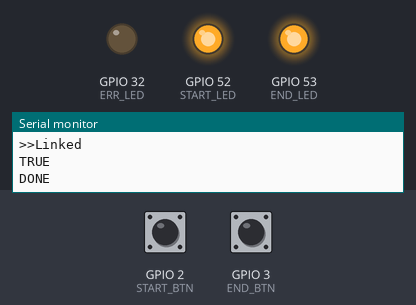
A sketch run on a simulated ESP32. Shown: output pins drawn as LEDs (lit = HIGH), the last lines printed to the serial monitor. Inputs (shaded band) come from the test bench; at power-on: GPIO 2 (START_BTN) HIGH, GPIO 3 (END_BTN) HIGH. The modem accepts every AT command (registered, SIM ready, sends succeed) and sends nothing else.

Above: at 11.4 s.
11.5 s: GPIO 2 (START_BTN) pulled LOW for 0.15 s
At 12.2 s:
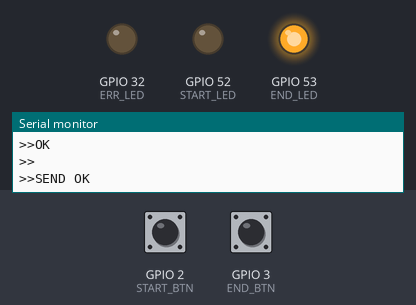
18.3 s: GPIO 3 (END_BTN) pulled LOW for 0.15 s
At 19.0 s:
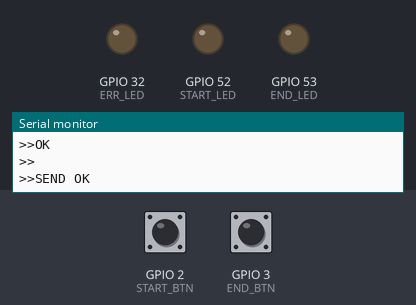
21.4 s: GPIO 2 (START_BTN) pulled LOW for 1 s
At 22.8 s:
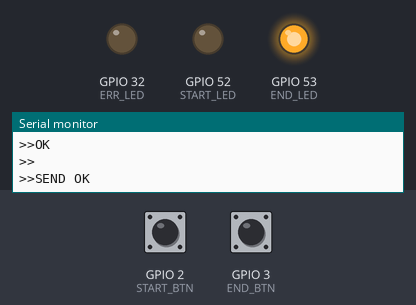
23.9 s: GPIO 3 (END_BTN) pulled LOW for 3.2 s
At 27.1 s:
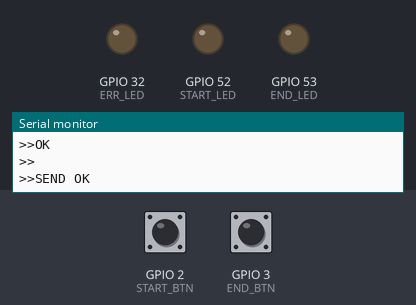
Timing chart, 0 to 30.6 s (numbered marks = the images above; inputs shaded):
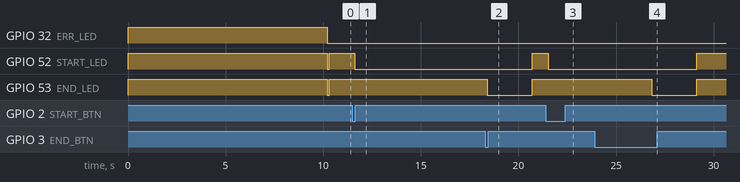

Measured:
- after the input at 11.5 s, GPIO 52 (START_LED): HIGH → LOW after 0.10 s
- after the input at 18.3 s, GPIO 52 (START_LED): LOW → HIGH after 2.4 s; GPIO 53 (END_LED): HIGH → LOW after 0.12 s, → HIGH 2.3 s later
- after the input at 21.4 s, GPIO 52 (START_LED): HIGH → LOW after 0.12 s
- after the input at 23.9 s, GPIO 52 (START_LED): LOW → HIGH after 5.2 s; GPIO 53 (END_LED): HIGH → LOW after 2.9 s, → HIGH 2.3 s later

The sketch:

D_strict_Running_v2.0.ino
```cpp
#define ERR_LED 32
#define START_LED 52
#define END_LED 53
#define START_BTN 2
#define END_BTN 3


#define SYSTEM_STATUS_FLOAT 10
#define SYSTEM_STATUS_ERROR 20
#define SYSTEM_STATUS_READY 30
#define SYSTEM_STATUS_RUNNING 40
#define SYSTEM_STATUS_END 50

#define ESP_STATUS_FLOAT 10
#define ESP_STATUS_WIFI_NO_CONN 20
#define ESP_STATUS_WIFI_CONN 30
#define ESP_STATUS_ESP_NO_CONN 40
#define ESP_STATUS_ESP_CONN 50
#define ESP_STATUS_TCP_NO_CONN 60
#define ESP_STATUS_TCP_CONN 70
#define ESP_STATUS_OK 80

#define PLAY_TIMEOUT 29000

long int end_check_time = -1;
bool DEBUG = true;   //show more logs
int responseTime = 100; //communication timeout
String command = "";
String http = "";

//String wifi_ssid = "50dstrict2.4G";
//String wifi_passwd = "025155456";

String wifi_ssid = "NETGEAR_11ng";
String wifi_passwd = "";
//String wifi_ssid = "노준형의 iPhone";
//String wifi_passwd = "38299293";
//String target_server = "cloud.njcells.net";
//String target_server = "arduino.cc";
//String target_server = "10.10.20.65";
String target_server = "192.168.1.201";


int wifi_status = ESP_STATUS_WIFI_NO_CONN;
int tcp_status = ESP_STATUS_TCP_NO_CONN;
int esp_status = ESP_STATUS_FLOAT;
int system_status = SYSTEM_STATUS_FLOAT;


void setup() {


  Serial.begin(115200);
  while (!Serial) {
    ; // wait for serial port to connect. Needed for Leonardo only
  }

  Serial1.begin(115200);
  while (!Serial1) {
    ;
  }
  Serial.println("");
  system_status = SYSTEM_STATUS_READY;

  Serial.println("Serial INIT OK");

  Serial.println("[GPIO INIT]");
  pinMode(START_LED, OUTPUT);
  pinMode(END_LED, OUTPUT);
  pinMode(ERR_LED, OUTPUT);
  pinMode(START_BTN, INPUT_PULLUP);
  pinMode(END_BTN, INPUT_PULLUP);
  Serial.println("DONE");

  digitalWrite (START_LED, HIGH);
  digitalWrite (END_LED, HIGH);
  digitalWrite (ERR_LED, HIGH);


  Serial.println("");
  Serial.println("[ESP INIT]");

  Serial.print("AT test : ");
  esp_status = ESP_STATUS_FLOAT;
  send_to_esp8266("AT", responseTime, DEBUG);
  if (esp_status == ESP_STATUS_OK) {
    Serial.println("TRUE");
  } else {
    system_status = SYSTEM_STATUS_ERROR;
    Serial.println("FALSE");
  }

  //  Serial.print("SET CWMODE : ");
  //  esp_status = ESP_STATUS_FLOAT;
  //  send_to_esp8266("AT+CWMODE=1",responseTime,DEBUG);
  //  if (esp_status == ESP_STATUS_OK) {
  //    Serial.println("TRUE");
  //  } else {
  //    system_status = SYSTEM_STATUS_ERROR;
  //    Serial.println("FALSE");
  //  }


  if (!connect_wifi()) {
    system_status = SYSTEM_STATUS_ERROR;

  }
  if (!connect_tcp()) {
    system_status = SYSTEM_STATUS_ERROR;

  }

  Serial.println("DONE");
  digitalWrite (START_LED, LOW);
  digitalWrite (END_LED, LOW);
  digitalWrite (ERR_LED, LOW);
  system_status = SYSTEM_STATUS_READY;


}

void loop() {

  if (system_status == SYSTEM_STATUS_READY) {
    pinMode(START_BTN, INPUT_PULLUP);
    int start_btn_status = digitalRead(START_BTN);
    delay(100);

    digitalWrite (START_LED, HIGH);
    digitalWrite (END_LED, HIGH);
    digitalWrite (ERR_LED, LOW);
    if (start_btn_status == LOW) {
      Serial.println("Start button pushed");
      digitalWrite (START_LED, LOW);

      http = "GET /?command=running_start HTTP/1.1\r\nHOST: " + target_server + "\r\nAccept: */*\r\n\r\n";
//      Serial.print(http);
      send_to_esp8266("AT+CIPSEND=" + String(http.length() + 2), responseTime, DEBUG);
      send_to_esp8266(http, responseTime, DEBUG);
      end_check_time = millis();

      delay(5000);
      Serial.print(http);Serial.print(http);
      system_status = SYSTEM_STATUS_RUNNING;
    }
  } else if (system_status == SYSTEM_STATUS_RUNNING) {
    pinMode(END_BTN, INPUT_PULLUP);

    int end_btn_status = digitalRead(END_BTN);
    delay(100);
    if (end_btn_status == LOW) {


      Serial.println("end button pushed");
      digitalWrite (END_LED, LOW);

      http = "GET /?command=running_finish HTTP/1.1\r\nHOST: " + target_server + "\r\nAccept: */*\r\n\r\n";
      Serial.print(http);
      send_to_esp8266("AT+CIPSEND=" + String(http.length() + 2), responseTime, DEBUG);
      send_to_esp8266(http, responseTime, DEBUG);


      system_status = SYSTEM_STATUS_END;
    }

  } else if (system_status == SYSTEM_STATUS_END) {
    delay(2000);
    system_status = SYSTEM_STATUS_READY;
  } else if (system_status == SYSTEM_STATUS_ERROR) {
    set_err_led();
  }
  if (end_check_time != -1) {
    if ((end_check_time + PLAY_TIMEOUT) < millis()) {
      Serial.print(end_check_time); Serial.print(" "); Serial.println(millis());
      end_check_time = -1;

      system_status = SYSTEM_STATUS_END;
    }
  }


  //  if (Serial1.available()) { f
  //    Serial.write(Serial1.read());
  //  }
  esp_monitor(DEBUG);
  err_check();
  if (Serial.available()) {
    Serial1.write(Serial.read());
  }
}

void esp_monitor(bool debug) {
  String response = "";

  while (Serial1.available())
  {
    // The esp has data so display its output to the serial window
    char c = Serial1.read(); // read the next character.
    Serial.println(response);

    if (c == 0x0D) {
    } else if (c == 0x0A) {
      if (debug) {
        Serial.println("m >>" + response);
      }
      if (response.equals("WIFI GOT IP")) {
        wifi_status = ESP_STATUS_WIFI_CONN;
      } else if (response.equals("IFI GOT IP")) {
        wifi_status = ESP_STATUS_WIFI_CONN;
      } else if (response.equals("FI GOT IP")) {
        wifi_status = ESP_STATUS_WIFI_CONN;
      } else if (response.equals("I GOT IP")) {
        wifi_status = ESP_STATUS_WIFI_CONN;
      } else if (response.equals("CONNECT")) {
        tcp_status = ESP_STATUS_TCP_CONN;
      } else if (response.equals("CLOSED")) {
        tcp_status = ESP_STATUS_TCP_NO_CONN;
      } else if (response.equals("LOSED")) {
        tcp_status = ESP_STATUS_TCP_NO_CONN;
      } else if (response.equals("OSED")) {
        tcp_status = ESP_STATUS_TCP_NO_CONN;
      } else if (response.equals("SED")) {
        tcp_status = ESP_STATUS_TCP_NO_CONN;
      } else if (response.equals("WIFI DISCONNECT")) {
        wifi_status = ESP_STATUS_WIFI_NO_CONN;
      } else if (response.equals("IFI DISCONNECT")) {
        wifi_status = ESP_STATUS_WIFI_NO_CONN;
      } else if (response.equals("FI DISCONNECT")) {
        wifi_status = ESP_STATUS_WIFI_NO_CONN;
      } else if (response.equals("I DISCONNECT")) {
        wifi_status = ESP_STATUS_WIFI_NO_CONN;
      }
      response = "";
    } else {
      response += c;
    }
  }
}


void err_check() {
  if (wifi_status == ESP_STATUS_WIFI_NO_CONN) {
    system_status = SYSTEM_STATUS_ERROR;
    set_err_led();
    if (connect_wifi()) {
      system_status = SYSTEM_STATUS_READY;
    }
  }
  if (tcp_status == ESP_STATUS_TCP_NO_CONN) {
    system_status = SYSTEM_STATUS_ERROR;
    set_err_led();
    if (connect_tcp()) {
      system_status = SYSTEM_STATUS_READY;
    }
  }
}


String send_to_esp8266(String command, const int timeout, boolean debug) {
  String response = "";
  Serial1.println(command); // send the read character to the esp8266
  long int time = millis();
  while ( (time + timeout) > millis())
  {
    while (Serial1.available())
    {
      // The esp has data so display its output to the serial window
      char c = Serial1.read(); // read the next character.
      if (c == 0x0D) {
      } else if (c == 0x0A) {
        if (debug) {
          Serial.println(">>" + response);
        }
        if (response.equals("WIFI GOT IP")) {
          wifi_status = ESP_STATUS_WIFI_CONN;
        } else if (response.equals("OK")) {
          esp_status = ESP_STATUS_OK;
        } else if (response.equals("CONNECT")) {
          tcp_status = ESP_STATUS_TCP_CONN;
        } else if (response.equals("Connection: close")) {
          tcp_status = ESP_STATUS_TCP_NO_CONN;
        } else if (response.equals("CLOSED")) {
          tcp_status = ESP_STATUS_TCP_NO_CONN;
        } else if (response.equals("link is not valid")) {
          wifi_status = ESP_STATUS_WIFI_NO_CONN;
          tcp_status = ESP_STATUS_TCP_NO_CONN;
        } else if (response.equals("WIFI DISCONNECT")) {
          wifi_status = ESP_STATUS_WIFI_NO_CONN;
          tcp_status = ESP_STATUS_TCP_NO_CONN;
        }
        response = "";
      } else {
        response += c;
      }
    }
  }
  return response;
}

bool connect_tcp() {
  Serial.print("CONNECT TCP : ");
  esp_status = ESP_STATUS_FLOAT;
  tcp_status = ESP_STATUS_TCP_NO_CONN;
  send_to_esp8266("AT+CIPSTART=\"TCP\",\"" + target_server + "\",9514,7200", responseTime, DEBUG);
  if ((esp_status == ESP_STATUS_OK) && (tcp_status == ESP_STATUS_TCP_CONN)) {
    Serial.println("TRUE");
    return true;
  } else {
    Serial.println("FALSE");
    return false;
  }
}

bool connect_wifi() {
  Serial.print("CONNECT WIFI : ");
  esp_status = ESP_STATUS_FLOAT;
  wifi_status = ESP_STATUS_WIFI_NO_CONN;
  command = "";
  command += "AT+CWJAP=";
  command +=  "\"" + wifi_ssid + "\",\"" + wifi_passwd + "\"";
  send_to_esp8266(command, 10000, DEBUG);
  if ((esp_status == ESP_STATUS_OK) && (wifi_status == ESP_STATUS_WIFI_CONN)) {
    Serial.println("TRUE");
    return true;
  } else {
    Serial.println("FALSE");
    return false;

  }
}
void set_err_led() {
  digitalWrite (ERR_LED, HIGH);
  digitalWrite (START_LED, LOW);
  digitalWrite (END_LED, LOW);
}
```
